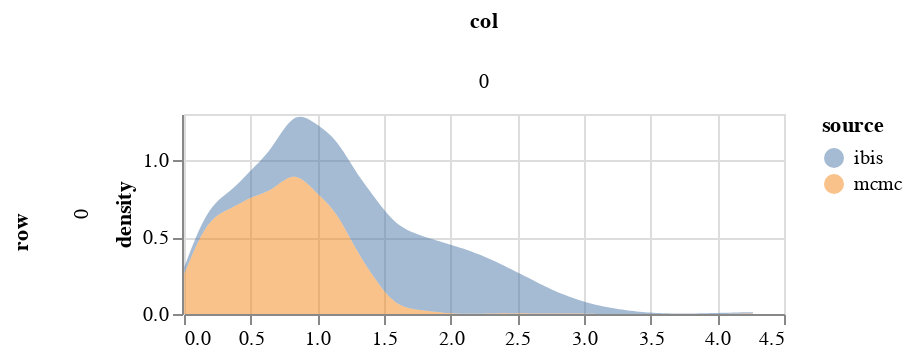

This figure's notebook cell:
### Markdown cell above
## Plot MCMC samples

### Code cell
param = 'beta'
df = get_post_df(ps_mcmc[param]) 
df = df[df.row==0]
df['source'] = 'mcmc'


df3 = get_post_df(ps_smclvm[param]) 
df3 = df3[df3.row==0]
df3['source'] = 'ibis'

plot_density(pd.concat([df, df3]), height=100)

### Figure 1 — Vega-Lite specification as saved in the notebook (floating-point values rounded to 4 significant figures; data arrays with more than 128 entries replaced by an {"elided": "..."} marker saying what was removed)
{"config": {"view": {"continuousWidth": 400, "continuousHeight": 300}}, "data": {"name": "data-bb17ea579c8c2e30b80e4b6b2fd1c0cf"}, "mark": {"type": "area", "opacity": 0.5}, "encoding": {"color": {"type": "nominal", "field": "source"}, "column": {"type": "quantitative", "field": "col"}, "row": {"type": "quantitative", "field": "row"}, "x": {"type": "quantitative", "field": "value", "title": null}, "y": {"type": "quantitative", "field": "density"}}, "height": 100, "resolve": {"scale": {"x": "independent"}}, "transform": [{"fold": ["value"]}, {"density": "value", "groupby": ["cn", "row", "col", "source"]}], "width": 300, "$schema": "https://vega.github.io/schema/vega-lite/v4.8.1.json", "datasets": {"data-bb17ea579c8c2e30b80e4b6b2fd1c0cf": {"elided": "1200 records"}}}
